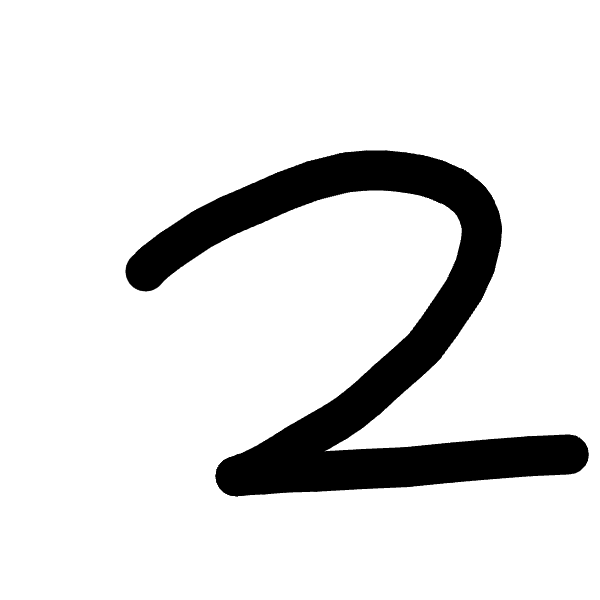
#> input picture digit_recognition/image/image.png, 600 x 600 px; its folder holds only this picture in this run
$ python -i image_utils.py   (imports and definitions only)
#> lines starting #> are read from the running program, lines starting #| are printed output that depends on the picture; after the words box and inside, x2 and y2 are one past the last pixel; in counts of white or black regions, pixels touching at a corner belong together
import os
from typing import Optional

import cv2
import numpy as np


def _make_odd(value: int) -> int:
    """Return an odd integer greater than or equal to 3."""
    value = max(3, int(value))
    return value if value % 2 == 1 else value + 1


def _remove_small_components(
    binary_image: np.ndarray,
    minimum_area: int
) -> np.ndarray:
    """Remove small isolated noise components."""

    number_of_labels, labels, stats, _ = cv2.connectedComponentsWithStats(
        binary_image,
        connectivity=8
    )

    cleaned = np.zeros_like(binary_image)

    for label_number in range(1, number_of_labels):
        area = stats[label_number, cv2.CC_STAT_AREA]

        if area >= minimum_area:
            cleaned[labels == label_number] = 255

    return cleaned


def _repair_broken_strokes(
    binary_image: np.ndarray
) -> np.ndarray:
    """
    Repair small horizontal, vertical and diagonal gaps
    without using aggressive opening.
    """

    height, width = binary_image.shape
    minimum_dimension = min(height, width)

    # General closing for small gaps in any direction.
    general_size = _make_odd(
        np.clip(
            minimum_dimension * 0.012,
            3,
            13
        )
    )

    general_kernel = cv2.getStructuringElement(
        cv2.MORPH_ELLIPSE,
        (general_size, general_size)
    )

    repaired = cv2.morphologyEx(
        binary_image,
        cv2.MORPH_CLOSE,
        general_kernel,
        iterations=2
    )

    # Repair slightly larger horizontal and vertical breaks.
    directional_size = _make_odd(
        np.clip(
            minimum_dimension * 0.025,
            5,
            21
        )
    )

    horizontal_kernel = cv2.getStructuringElement(
        cv2.MORPH_RECT,
        (directional_size, 3)
    )

    vertical_kernel = cv2.getStructuringElement(
        cv2.MORPH_RECT,
        (3, directional_size)
    )

    horizontal_repair = cv2.morphologyEx(
        repaired,
        cv2.MORPH_CLOSE,
        horizontal_kernel,
        iterations=1
    )

    vertical_repair = cv2.morphologyEx(
        repaired,
        cv2.MORPH_CLOSE,
        vertical_kernel,
        iterations=1
    )

    repaired = cv2.bitwise_or(
        repaired,
        horizontal_repair
    )

    repaired = cv2.bitwise_or(
        repaired,
        vertical_repair
    )

    # If the digit is extremely thin, make it slightly thicker.
    foreground_ratio = (
        cv2.countNonZero(repaired) /
        float(height * width)
    )

    if foreground_ratio < 0.035:
        thickening_kernel = cv2.getStructuringElement(
            cv2.MORPH_ELLIPSE,
            (3, 3)
        )

        repaired = cv2.dilate(
            repaired,
            thickening_kernel,
            iterations=1
        )

    return repaired


def _find_digit_box(binary_image: np.ndarray):
    """
    Group nearby broken digit parts and find one bounding box
    containing the complete digit.
    """

    height, width = binary_image.shape
    minimum_dimension = min(height, width)

    grouping_size = _make_odd(
        np.clip(
            minimum_dimension * 0.05,
            7,
            31
        )
    )

    grouping_kernel = cv2.getStructuringElement(
        cv2.MORPH_ELLIPSE,
        (grouping_size, grouping_size)
    )

    # This image is only used for grouping components.
    grouped_image = cv2.dilate(
        binary_image,
        grouping_kernel,
        iterations=2
    )

    number_of_labels, labels, stats, centroids = (
        cv2.connectedComponentsWithStats(
            grouped_image,
            connectivity=8
        )
    )

    image_center_x = (width - 1) / 2.0
    image_center_y = (height - 1) / 2.0

    best_label = None
    best_score = -1.0

    for label_number in range(1, number_of_labels):
        x = stats[label_number, cv2.CC_STAT_LEFT]
        y = stats[label_number, cv2.CC_STAT_TOP]

        box_width = stats[
            label_number,
            cv2.CC_STAT_WIDTH
        ]

        box_height = stats[
            label_number,
            cv2.CC_STAT_HEIGHT
        ]

        area = stats[
            label_number,
            cv2.CC_STAT_AREA
        ]

        if area < 10:
            continue

        component_x, component_y = (
            centroids[label_number]
        )

        normalized_x = (
            component_x - image_center_x
        ) / max(width / 2.0, 1.0)

        normalized_y = (
            component_y - image_center_y
        ) / max(height / 2.0, 1.0)

        distance_squared = (
            normalized_x ** 2 +
            normalized_y ** 2
        )

        center_weight = np.exp(
            -2.5 * distance_squared
        )

        touches_border = (
            x <= 1 or
            y <= 1 or
            x + box_width >= width - 1 or
            y + box_height >= height - 1
        )

        border_weight = (
            0.05 if touches_border else 1.0
        )

        score = (
            area *
            (0.30 + 0.70 * center_weight) *
            border_weight
        )

        if score > best_score:
            best_score = score
            best_label = label_number

    if best_label is None:
        raise ValueError(
            "No complete digit was found."
        )

    # Select original pixels belonging to the grouped component.
    group_mask = np.zeros_like(binary_image)

    group_mask[labels == best_label] = 255

    selected_digit = cv2.bitwise_and(
        binary_image,
        group_mask
    )

    digit_points = cv2.findNonZero(
        selected_digit
    )

    if digit_points is None:
        raise ValueError(
            "The selected digit contains no pixels."
        )

    x, y, box_width, box_height = (
        cv2.boundingRect(digit_points)
    )

    # Add a little padding around the complete digit.
    padding = max(
        2,
        int(max(box_width, box_height) * 0.06)
    )

    x = max(0, x - padding)
    y = max(0, y - padding)

    right = min(
        width,
        x + box_width + 2 * padding
    )

    bottom = min(
        height,
        y + box_height + 2 * padding
    )

    return x, y, right - x, bottom - y


def _place_on_mnist_canvas(
    digit_image: np.ndarray
) -> np.ndarray:
    """
    Resize the digit into a 20x20 area, place it on a 28x28 canvas,
    and center it using its center of mass.
    """

    height, width = digit_image.shape

    if height == 0 or width == 0:
        raise ValueError("The detected digit region is empty.")

    scale = 20.0 / max(height, width)

    new_width = max(1, int(round(width * scale)))
    new_height = max(1, int(round(height * scale)))

    interpolation = (
        cv2.INTER_AREA
        if scale < 1.0
        else cv2.INTER_CUBIC
    )

    resized_digit = cv2.resize(
        digit_image,
        (new_width, new_height),
        interpolation=interpolation
    )

    canvas = np.zeros((28, 28), dtype=np.uint8)

    start_x = (28 - new_width) // 2
    start_y = (28 - new_height) // 2

    canvas[
        start_y:start_y + new_height,
        start_x:start_x + new_width
    ] = resized_digit

    moments = cv2.moments(canvas)

    if moments["m00"] == 0:
        raise ValueError("The processed digit contains no foreground pixels.")

    center_x = moments["m10"] / moments["m00"]
    center_y = moments["m01"] / moments["m00"]

    shift_x = 13.5 - center_x
    shift_y = 13.5 - center_y

    transformation_matrix = np.float32([
        [1, 0, shift_x],
        [0, 1, shift_y]
    ])

    centered_digit = cv2.warpAffine(
        canvas,
        transformation_matrix,
        (28, 28),
        flags=cv2.INTER_LINEAR,
        borderMode=cv2.BORDER_CONSTANT,
        borderValue=0
    )

    return centered_digit


def image_to_mnist(
    image_path: str,
    debug_directory: Optional[str] = None
) -> np.ndarray:
    """
    Convert a camera image containing black handwriting on white paper
    into an MNIST-style input.

    Output:
        Shape: (1, 784)
        Type: float32
        Range: 0.0 to 1.0
        Background: black
        Digit: white
    """
#> called with image_path = 'image/image.png'

    image = cv2.imread(image_path, cv2.IMREAD_UNCHANGED)
#> image is the input picture: shape (600, 600, 4); mean B, G, R, A 224.3, 224.3, 224.3, 255

    if image is None:
        raise FileNotFoundError(
            f"Could not read image: {image_path}"
        )

    # Handle transparent PNG images.
    if image.ndim == 3 and image.shape[2] == 4:
        alpha = image[:, :, 3].astype(np.float32) / 255.0
#> alpha: shape (600, 600) float32; every value is 1
        color = image[:, :, :3].astype(np.float32)

        image = (
            color * alpha[:, :, None] +
            255.0 * (1.0 - alpha[:, :, None])
        ).astype(np.uint8)
#> image: shape (600, 600, 3)

    if image.ndim == 2:
        gray = image
    else:
        gray = cv2.cvtColor(image, cv2.COLOR_BGR2GRAY)

    # Large camera frames do not need to be processed at full resolution.
    maximum_dimension = max(gray.shape)
#> maximum_dimension = 600

    if maximum_dimension > 1200:
        resize_scale = 1200.0 / maximum_dimension

        gray = cv2.resize(
            gray,
            None,
            fx=resize_scale,
            fy=resize_scale,
            interpolation=cv2.INTER_AREA
        )

    height, width = gray.shape
#> height = 600; width = 600
    minimum_dimension = min(height, width)
#> minimum_dimension = 600

    # Remove small camera noise.
    gray = cv2.medianBlur(gray, 3)

    # Estimate the paper illumination. This helps remove shadows and
    # uneven lighting across the page.
    illumination_sigma = max(5.0, minimum_dimension / 18.0)
#> illumination_sigma = 33.33

    paper_background = cv2.GaussianBlur(
        gray,
        (0, 0),
        sigmaX=illumination_sigma,
        sigmaY=illumination_sigma
    )
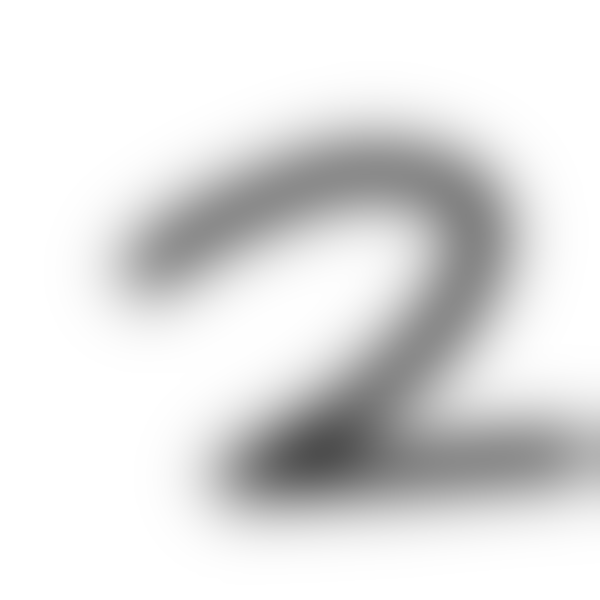
#> paper_background: shape (600, 600); min 78, max 255, mean 224.3

    # Flatten the illumination. White paper becomes approximately 255,
    # while dark pen strokes remain dark.
    flattened = cv2.divide(
        gray,
        paper_background,
        scale=255
    )

    flattened = cv2.GaussianBlur(
        flattened,
        (3, 3),
        0
    )

    # Otsu chooses a threshold automatically. Limiting the threshold
    # prevents light paper texture from becoming foreground.
    # Global Otsu threshold.
    otsu_threshold, _ = cv2.threshold(
        flattened,
        0,
        255,
        cv2.THRESH_BINARY_INV + cv2.THRESH_OTSU
    )
#> otsu_threshold = 129

    threshold_value = int(
        np.clip(
            otsu_threshold,
            50,
            230
        )
    )
#> threshold_value = 129

    _, global_binary = cv2.threshold(
        flattened,
        threshold_value,
        255,
        cv2.THRESH_BINARY_INV
    )
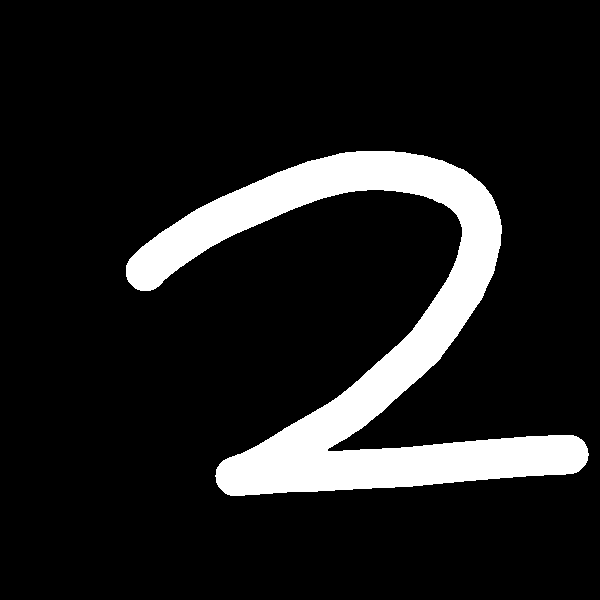
#> global_binary: shape (600, 600); 12% white; 1 white region, box (x1, y1, x2, y2) and area: (126, 151, 589, 496) 43028

    # Adaptive threshold preserves faint or shadowed stroke areas.
    adaptive_block_size = _make_odd(
        np.clip(
            minimum_dimension * 0.15,
            31,
            151
        )
    )
#> adaptive_block_size = 91

    adaptive_binary = cv2.adaptiveThreshold(
        flattened,
        255,
        cv2.ADAPTIVE_THRESH_GAUSSIAN_C,
        cv2.THRESH_BINARY_INV,
        adaptive_block_size,
        8
    )
#> adaptive_binary: shape (600, 600); 11.8% white; 1 white region, box (x1, y1, x2, y2) and area: (125, 151, 589, 496) 42570

    # Prevent very light paper texture from being selected.
    dark_pixel_mask = np.where(
        flattened < 238,
        255,
        0
    ).astype(np.uint8)
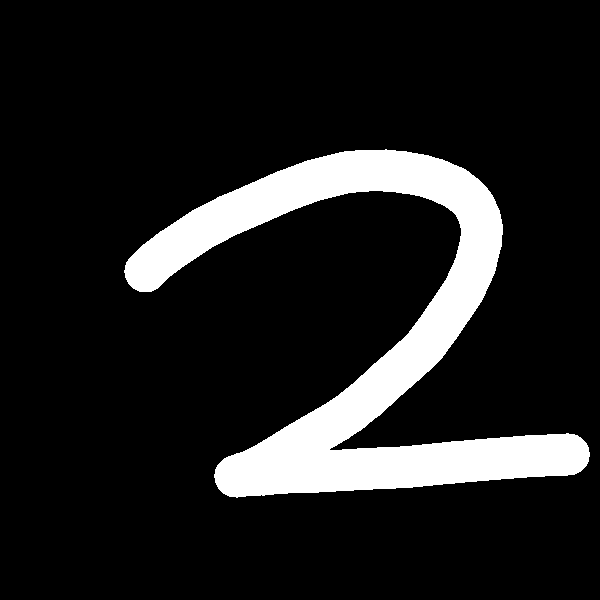
#> dark_pixel_mask: shape (600, 600); 12.6% white; 1 white region, box (x1, y1, x2, y2) and area: (124, 149, 590, 498) 45349

    adaptive_binary = cv2.bitwise_and(
        adaptive_binary,
        dark_pixel_mask
    )

    # Combine strong and faint parts of the pen stroke.
    binary_before_repair = cv2.bitwise_or(
        global_binary,
        adaptive_binary
    )
#> binary_before_repair: shape (600, 600); 12% white; 1 white region, box (x1, y1, x2, y2) and area: (125, 151, 589, 496) 43065

    # Remove border shadows before performing closing.
    border_size = max(
        1,
        int(minimum_dimension * 0.01)
    )
#> border_size = 6

    binary_before_repair[:border_size, :] = 0
    binary_before_repair[-border_size:, :] = 0
    binary_before_repair[:, :border_size] = 0
    binary_before_repair[:, -border_size:] = 0

    # Repair broken strokes.
    binary = _repair_broken_strokes(
        binary_before_repair
    )
#> in _repair_broken_strokes, `repaired = cv2.morphologyEx( binary_image, cv2.MORPH_CLOSE, general_ke..`: repaired: shape (600, 600); 12% white; 1 white region, box (x1, y1, x2, y2) and area: (125, 151, 589, 496) 43175
#> in _repair_broken_strokes, `horizontal_repair = cv2.morphologyEx( repaired, cv2.MORPH_CLOSE, horiz..`: horizontal_repair: shape (600, 600); 12% white; 1 white region, box (x1, y1, x2, y2) and area: (125, 151, 589, 496) 43186
#> in _repair_broken_strokes, `vertical_repair = cv2.morphologyEx( repaired, cv2.MORPH_CLOSE, vertica..`: vertical_repair: shape (600, 600); 12% white; 1 white region, box (x1, y1, x2, y2) and area: (125, 151, 589, 496) 43265
#> in _repair_broken_strokes, `repaired = cv2.bitwise_or( repaired, vertical_repair )`: repaired: shape (600, 600); 12% white; 1 white region, box (x1, y1, x2, y2) and area: (125, 151, 589, 496) 43274
#> in _repair_broken_strokes, `foreground_ratio = ( cv2.countNonZero(repaired) / float(height * width..`: foreground_ratio = 0.12

    # Only remove extremely small noise.
    minimum_component_area = max(
        4,
        int(height * width * 0.000015)
    )
#> minimum_component_area = 5

    binary = _remove_small_components(
        binary,
        minimum_component_area
    )
#> in _remove_small_components, `number_of_labels, labels, stats, _ = cv2.connectedComponentsWithStats(..`: number_of_labels = 2; stats = [[0, 0, 600, 600, 316726], [125, 151, 464, 345, 43274]]
#> the loop in _remove_small_components, `for label_number in range(1, number_of_labels):` made 1 pass
#> area on pass 1: 43274

    if cv2.countNonZero(binary) == 0:
        raise ValueError(
            "No digit was detected. Use a darker pen."
        )


    x, y, box_width, box_height = _find_digit_box(binary)
#> in _find_digit_box, `grouped_image = cv2.dilate( binary_image, grouping_kernel, iterations=..`:
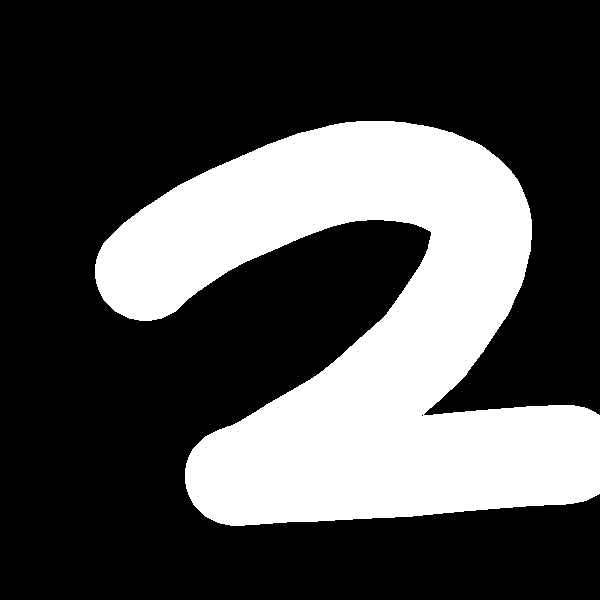
#> grouped_image: shape (600, 600); 30% white; 1 white region, box (x1, y1, x2, y2) and area: (95, 121, 600, 526) 107917
#> in _find_digit_box, `number_of_labels, labels, stats, centroids = ( cv2.connectedComponents..`: number_of_labels = 2; stats = [[0, 0, 600, 600, 252083], [95, 121, 505, 405, 107917]]; centroids = [[272, 285.5], [363.8, 332.2]]
#> the loop in _find_digit_box, `for label_number in range(1, number_of_labels):` made 1 pass
#> (x, y, box_width, box_height, area, component_x, component_y, normalized_x) on pass 1: (95, 121, 505, 405, 107917, 363.8, 332.2, 0.214)
#> after the loop in _find_digit_box, `for label_number in range(1, number_of_labels):`: best_label = 1; best_score = 4887.4
#> in _find_digit_box, `digit_points = cv2.findNonZero( selected_digit )`: digit_points = contour of 43274 points, box (x1, y1, x2, y2) (125, 151, 589, 496), area 24690
#> in _find_digit_box, `x, y, box_width, box_height = ( cv2.boundingRect(digit_points) )`: x = 125; y = 151; box_width = 464; box_height = 345
#> in _find_digit_box, `padding = max( 2, int(max(box_width, box_height) * 0.06) )`: padding = 27
#> in _find_digit_box, `x = max(0, x - padding)`: x = 98
#> in _find_digit_box, `y = max(0, y - padding)`: y = 124
#> in _find_digit_box, `right = min( width, x + box_width + 2 * padding )`: right = 600
#> in _find_digit_box, `bottom = min( height, y + box_height + 2 * padding )`: bottom = 523
#> x = 98; y = 124; box_width = 502; box_height = 399

    digit = binary[
        y:y + box_height,
        x:x + box_width
    ]
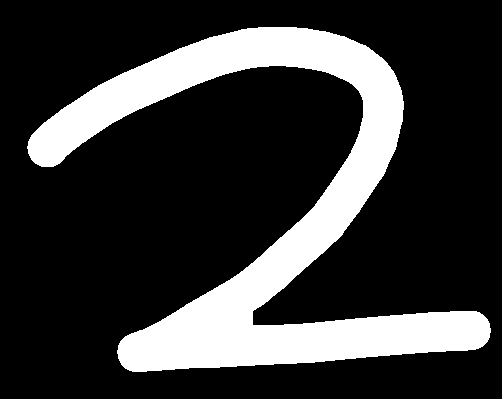
#> digit: shape (399, 502); 21.6% white; 1 white region, box (x1, y1, x2, y2) and area: (27, 27, 491, 372) 43274

    mnist_image = _place_on_mnist_canvas(digit)
#> in _place_on_mnist_canvas, `canvas[ start_y:start_y + new_height, start_x:start_x + new_width ] = ..`:
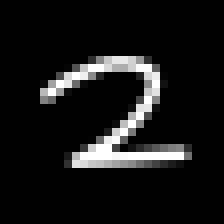
#> canvas: shape (28, 28) (shown 8 times larger); min 0, max 255, mean 22.5
#> in _place_on_mnist_canvas, `moments = cv2.moments(canvas)`: moments = moments, m00 17628, centre m10/m00, m01/m00 = (14.22, 14.02)
#> in _place_on_mnist_canvas, `center_x = moments["m10"] / moments["m00"]`: center_x = 14.22
#> in _place_on_mnist_canvas, `center_y = moments["m01"] / moments["m00"]`: center_y = 14.02
#> in _place_on_mnist_canvas, `shift_x = 13.5 - center_x`: shift_x = -0.719
#> in _place_on_mnist_canvas, `shift_y = 13.5 - center_y`: shift_y = -0.52
#> in _place_on_mnist_canvas, `transformation_matrix = np.float32([ [1, 0, shift_x], [0, 1, shift_y] ])`: transformation_matrix = [[1, 0, -0.719], [0, 1, -0.52]]
#> in _place_on_mnist_canvas, `centered_digit = cv2.warpAffine( canvas, transformation_matrix, (28, 2..`:
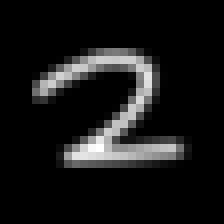
#> centered_digit: shape (28, 28) (shown 8 times larger); min 0, max 255, mean 22.5

    # Optional debug images.
    if debug_directory is not None:
        os.makedirs(debug_directory, exist_ok=True)

        cv2.imwrite(
            os.path.join(debug_directory, "01_gray.png"),
            gray
        )
        cv2.imwrite(
            os.path.join(debug_directory, "02_flattened.png"),
            flattened
        )

        cv2.imwrite(
            os.path.join(
                debug_directory,
                "03_before_repair.png"
            ),
            binary_before_repair
        )

        cv2.imwrite(
            os.path.join(
                debug_directory,
                "04_after_repair.png"
            ),
            binary
        )

        cv2.imwrite(
            os.path.join(
                debug_directory,
                "05_final_mnist.png"
            ),
            mnist_image
        )

    # Normalize to the same 0-1 range normally used for MNIST.
    X = mnist_image.astype(np.float32) / 255.0

    return X.reshape(1, 784)

>>> result = image_to_mnist('image/image.png')
